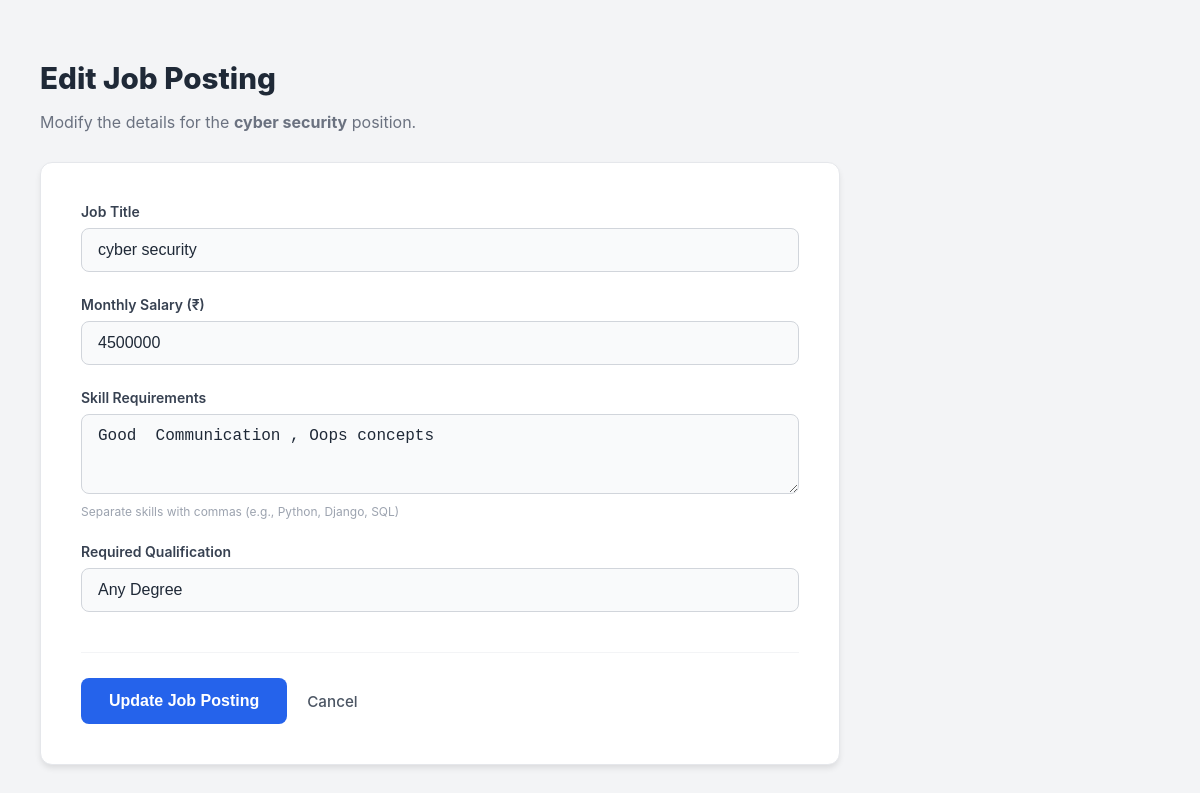
The app's page /add_job_list_edit/3/ with its own data.
### final_app/models.py (models this page shows, shortened)
class addjob(models.Model):
     admin = models.ForeignKey(adminmodel, on_delete=models.CASCADE, related_name='posted_jobs', null=True)
     job_name=models.CharField(max_length=200)
     job_salary=models.IntegerField()
     job_skill=models.CharField(max_length=520)
     job_qualification=models.CharField(max_length=200,null=True)

### final_app/views.py (the view)
# urls.py: path('add_job_list_edit/<int:pk>/',views.add_job_list_edit,name='add_job_list_edit'),
def add_job_list_edit(request,pk):
    ad=addjob.objects.get(id=pk)
    return render (request,'added_job_list_edit.html',{'a':ad})

### final_app/templates/added_job_list_edit.html (shortened to what this page needs)
<!DOCTYPE html>
<html lang="en">
<head>
    {% load static %}
    <link rel="stylesheet" href="{% static 'css/added_job_list_edit.css' %}">
</head>
<body>
<div class="edit-container">
    <header class="edit-header">
        <h1>Edit Job Posting</h1>
        <p>Modify the details for the <strong>{{ a.job_name }}</strong> position.</p>
    </header>
    <div class="form-card">
        <form action="{% url 'add_job_list_edit_load' a.id %}" method="post">
            <div class="form-group">
                <label for="name">Job Title</label>
                <input type="text" id="name" name="name" value="{{ a.job_name }}" required placeholder="e.g. Senior Developer">
            </div>
            <div class="form-group">
                <label for="salary">Monthly Salary (₹)</label>
                <input type="number" id="salary" name="salary" value="{{ a.job_salary }}" required>
            </div>
            <div class="form-group">
                <label for="skill">Skill Requirements</label>
                <textarea id="skill" name="skill" rows="3" required>{{ a.job_skill }}</textarea>
                <small>Separate skills with commas (e.g., Python, Django, SQL)</small>
            </div>
            <div class="form-group">
                <label for="quali">Required Qualification</label>
                <input type="text" id="quali" name="quali" value="{{ a.job_qualification }}" required>
            </div>
            <div class="form-actions">
                <button type="submit" class="btn-save">Update Job Posting</button>
                <a href="{% url 'added_job_list' %}" class="btn-cancel">Cancel</a>
            </div>
        </form>
    </div>
</div>
</body>
</html>

### static/css/added_job_list_edit.css (style rules this page uses)
body { margin: 0; padding: 0; font-family: 'Inter', -apple-system, system-ui, sans-serif; background-color: #f3f4f6; color: #111827; }
.edit-container { padding: 60px 40px; max-width: 800px; }
.edit-header { margin-bottom: 30px; }
.edit-header h1 { font-size: 1.85rem; font-weight: 800; margin: 0 0 10px 0; color: #1f2937; }
.edit-header p { color: #6b7280; font-size: 1rem; }
.form-card { background: #ffffff; padding: 40px; border-radius: 12px; border: 1px solid #e5e7eb; box-shadow: 0 4px 6px -1px rgba(0, 0, 0, 0.1); }
.form-group { margin-bottom: 24px; }
label { display: block; font-size: 0.875rem; font-weight: 600; margin-bottom: 8px; color: #374151; }
input[type="text"], input[type="number"], textarea { width: 100%; padding: 12px 16px; border: 1px solid #d1d5db; border-radius: 8px; font-size: 1rem; color: #1f2937; background-color: #f9fafb; box-sizing: border-box; transition: all 0.2s; }
textarea { resize: vertical; }
small { display: block; margin-top: 6px; color: #9ca3af; font-size: 0.75rem; }
.form-actions { margin-top: 40px; padding-top: 25px; border-top: 1px solid #f3f4f6; display: flex; align-items: center; gap: 20px; }
.btn-save { background-color: #2563eb; color: #ffffff; border: none; padding: 14px 28px; border-radius: 8px; font-weight: 600; font-size: 1rem; cursor: pointer; transition: background 0.2s; }
.btn-cancel { text-decoration: none; color: #4b5563; font-weight: 500; font-size: 0.95rem; }

### records on screen
addjob: job_name "cyber security", name "cyber security", salary "4500000", skill "Good Communication , Oops concepts", quali "Any Degree"
